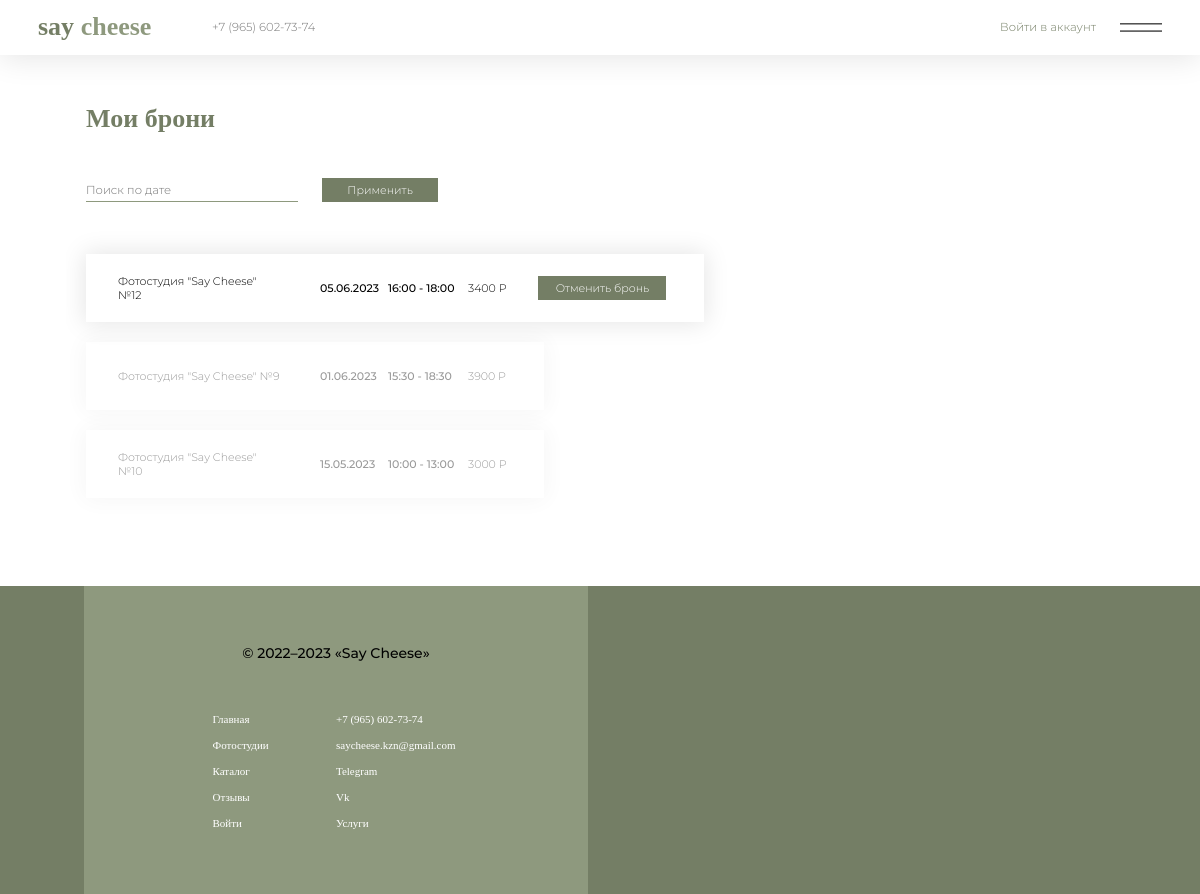
/pages/client/my-booking/my_booking.php (signed in), run on the app's committed database.
### tables this page shows
CREATE TABLE `booking` (
  `id` int(11) NOT NULL,
  `id_user` int(11) NOT NULL,
  `id_photostudio` int(11) NOT NULL,
  `date` date NOT NULL,
  `time_start` time NOT NULL,
  `time_end` time NOT NULL,
  `price` int(11) NOT NULL,
  `status` varchar(200) NOT NULL
);

CREATE TABLE `photostudio` (
  `id` int(11) NOT NULL,
  `name` varchar(500) NOT NULL,
  `address` varchar(500) NOT NULL,
  `area` int(11) NOT NULL,
  `ceiling_height` float NOT NULL,
  `time_work_start` time NOT NULL,
  `time_work_end` time NOT NULL,
  `price` int(11) NOT NULL
);

### app/controllers/client/my_booking.php (called while the page is built, shortened)
<?php
	require '../../../app/include/querys.php';
	$id_user = $_SESSION['id'];
	$date = isset($_GET['date']) ? $_GET['date'] : "";
	if($date != ""){
		$params = [
			"date" => ["=", $date],
			"id_user" => ["=", $id_user]
		];
		$booking = Select("booking", $params, 0, 0, "date");
	}
	else{
		$params = [
			"id_user" => ["=", $id_user]
		];
		$booking = Select("booking", $params, 0, 0, "date");
	}
?>

### app/include/querys.php (called while the page is built, shortened)
<?php
	require 'connection.php';
	function GetSqlWhere($params){
		$sql = "";
		$i = 0;
		foreach ($params as $column => $operation) {
			if ($i === 0) {
				$j = 0;
				foreach($operation as $key => $value) {
					if($j === 0){
						$sql = $sql . " WHERE $column $value";
					}
					else{
						$sql = $sql . " $value";
					}
					$j++;
				}
			}
			$i++;
		}
		return $sql;
	}
	function Select($table, $params = [],  $limit = 0, $offset = 0, $desc = 0, $asc = 0)
	{
		global $connection;
		$sql = "SELECT * FROM $table";
		if (!empty($params)) {
			$sql = $sql . GetSqlWhere($params);
		}
		if($desc !== 0){
			$sql = $sql . " ORDER BY $desc DESC";
		}
		$query = $connection->prepare($sql);
		$query->execute();
		$result = $query->fetchAll();
		return $result;
	}
?>

### pages/client/my-booking/my_booking.php (the view, shortened to what this page needs)
<?php
	require '../../../app/controllers/client/my_booking.php';
?>
<!DOCTYPE html>
<html lang="en">
<head>
	<link rel="stylesheet" href="/saycheese/assets/styles/client/my-booking/my_booking.css">
</head>
<body>
	<?php require '../../include/nav.php' ?>
	<main class="content">
		<div class="wrapper">
			<div class="booking-headline-block">
				<h1 class="booking-headline">Мои брони</h1>
			</div>
			<div class="booking-search-block">
				<form action="" method="get">
					<input type="text" name="date" onfocus="(this.type='date')" value="<?=$date?>"  class="booking-search-by-date" placeholder="Поиск по дате">
					<button type="submit" name="booking_search" class="btn-go-search">Применить</button>
				</form>
			</div>
			<div class="booking-list-block">
				<?php for($i = 0; $i < count($booking); $i++): ?>
					<?php
						$photostudio = Select("photostudio", ["id" => ["=", $booking[$i]['id_photostudio']]]);
						$book_date = $booking[$i]['date'];
						$book_date = new DateTime($book_date);
						$book_date = date_format($book_date, 'd.m.Y');
						$book_time_start = $booking[$i]['time_start'];
						$book_time_start = new DateTime($book_time_start);
						$book_time_start = date_format($book_time_start, 'H:i');
						$book_time_end = $booking[$i]['time_end'];
						$book_time_end = new DateTime($book_time_end);
						$book_time_end = date_format($book_time_end, 'H:i');
					?>
					<?php if($booking[$i]["status"] != "Завершена"): ?>
						<div class="booking-item-block">
					<?php else: ?>
						<div class="booking-item-block complete">
					<?php endif; ?>
						<div class="photostudio-name-block">
							<p class="photostudio-name"><?=$photostudio[0]['name']?></p>
						</div>
						<div class="booking-date-block">
							<p class="booking-date"><?=$book_date?></p>
						</div>
						<div class="booking-time-block">
							<p class="booking-time"><?=$book_time_start?> - <?=$book_time_end?></p>
						</div>
						<div class="booking-price-block">
							<p class="booking-price"><?=$booking[$i]['price']?> Р</p>
						</div>
						<div class="btn-cancel-block">
							<div class="btn-cancel" id="<?=$booking[$i]['id']?>">
								<p class="btn-text">Отменить бронь</p>
							</div>
						</div>
					</div>
				<?php endfor; ?>
			</div>
		</div>
	</main>
	<?php require '../../include/footer.php' ?>
</body>
</html>

### assets/styles/client/my-booking/my_booking.css (style rules this page uses)
* { overflow-x: hidden; }
.content { width: 100%; position: relative; padding-bottom: calc(1vh + 1vw * 5); }
.wrapper { width: 89%; margin: 0 auto; }
.booking-headline-block { width: 50%; margin-top: calc(1vh + 1vw * 8); margin-left: calc(1vh + 1vw * 1); display: flex; justify-content: flex-start; }
.booking-headline { font-family: 'Montserrat-Black'; color: #747E65; font-size: calc(1vh + 1vw * 1.5); margin: auto 0; }
.booking-search-block { width: 60%; height: calc(1vh + 1vw * 2); display: flex; justify-content: flex-start; margin-top: calc(1vh + 1vw * 3); }
.booking-search-by-date { border: none; outline: none; box-shadow: none; background: transparent; border-bottom: 1px solid #8E997E; width: calc(1vh + 1vw * 17); height: calc(1vh + 1vw * 1.3); font-family: 'Montserrat-Light'; font-size: calc(1vh + 1vw * .3); margin-left: calc(1vh + 1vw * 1); }
.btn-go-search { width: calc(1vh + 1vw * 9); height: calc(1vh + 1vw * 1.3); background-color: #747E65; cursor: pointer; transition: all .2s ease-in-out; outline: 0; border: 0; color: #fff; font-family: 'Montserrat-Light'; font-size: calc(1vh + 1vw * .25); margin-left: calc(1vh + 1vw * 1); }
.booking-list-block { width: 70%; display: flex; justify-content: left; flex-wrap: wrap; }
.booking-item-block { height: calc(1vh + 1vw * 5); box-shadow: 0px 0px 25px 2px rgba(0, 0, 0, .1); margin-left: calc(1vh + 1vw * 1); margin-bottom: calc(1vh + 1vw * 1); padding-right: calc(1vh + 1vw * 2.5); display: flex; justify-content: left; flex-wrap: wrap; }
.complete { opacity: .4; }
.booking-item-block:first-child { margin-top: calc(1vh + 1vw * 3); }
.photostudio-name-block { width: calc(1vh + 1vw * 13); display: flex; margin-left: calc(1vh + 1vw * 2); }
.photostudio-name { margin: auto 0; font-family: 'Montserrat-Light'; font-size: calc(1vh + 1vw * .25); }
.booking-date-block { width: calc(1vh + 1vw * 5); display: flex; margin-left: calc(1vh + 1vw * 2.5); }
.booking-date { margin: auto 0; font-family: 'Montserrat-Medium'; font-size: calc(1vh + 1vw * .25); }
.booking-time-block { width: calc(1vh + 1vw * 6); display: flex; }
.booking-time { margin: auto 0; font-family: 'Montserrat-Medium'; font-size: calc(1vh + 1vw * .25); }
.booking-price-block { max-width: calc(1vh + 1vw * 4); display: flex; }
.booking-price { margin: auto 0; font-family: 'Montserrat-Light'; font-size: calc(1vh + 1vw * .25); }
.btn-cancel-block { width: calc(1vh + 1vw * 10); height: 100%; margin-left: calc(1vh + 1vw * 2); display: flex; }
.btn-cancel { width: 100%; height: 35%; margin: auto; background-color: #747E65; display: flex; transition: all .2s ease-in-out; cursor: pointer; }
.btn-text { color: #fff; font-family: 'Montserrat-Light'; font-size: calc(1vh + 1vw * .25); margin: auto; }

### assets/styles/import/basic.css (style rules this page uses)
* { margin: 0; padding: 0; box-sizing: border-box; }

### data on the page
booking: id_photostudio.name "Фотостудия \"Say Cheese\" №12", date "05.06.2023", time_start "16:00", time_end "18:00", price "3400"
booking: id_photostudio.name "Фотостудия \"Say Cheese\" №9", date "01.06.2023", time_start "15:30", time_end "18:30", price "3900"
booking: id_photostudio.name "Фотостудия \"Say Cheese\" №10", date "15.05.2023", time_start "10:00", time_end "13:00", price "3000"
